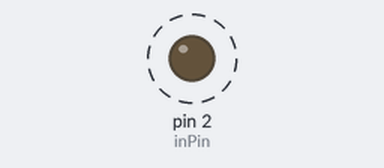
A sketch run on a simulated Arduino Uno, built with avr-gcc and run on an emulated ATmega328P. Shown: output pins drawn as LEDs (lit = HIGH). Dashed ring = blinking.

Above: at 0.5 s.
Timing chart, 0 to 4.6 s (numbered marks = the images above):
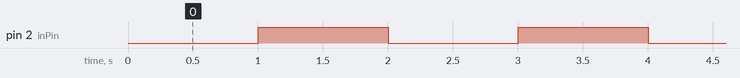

Measured:
- by itself, pin 2 (inPin): alternates HIGH for 1.0 s and LOW for 1.0 s

The sketch:

relayController.ino
```cpp
int inPin = 2; // digital output
bool isPinHigh = true; // track if pin is high or low
void setup(){
    pinMode(inPin, OUTPUT);
    Serial.begin(9600);
}
void loop(){
    digitalWrite(inPin, isPinHigh ? LOW : HIGH);
    delay(1000);
    isPinHigh = !isPinHigh;
}
```
